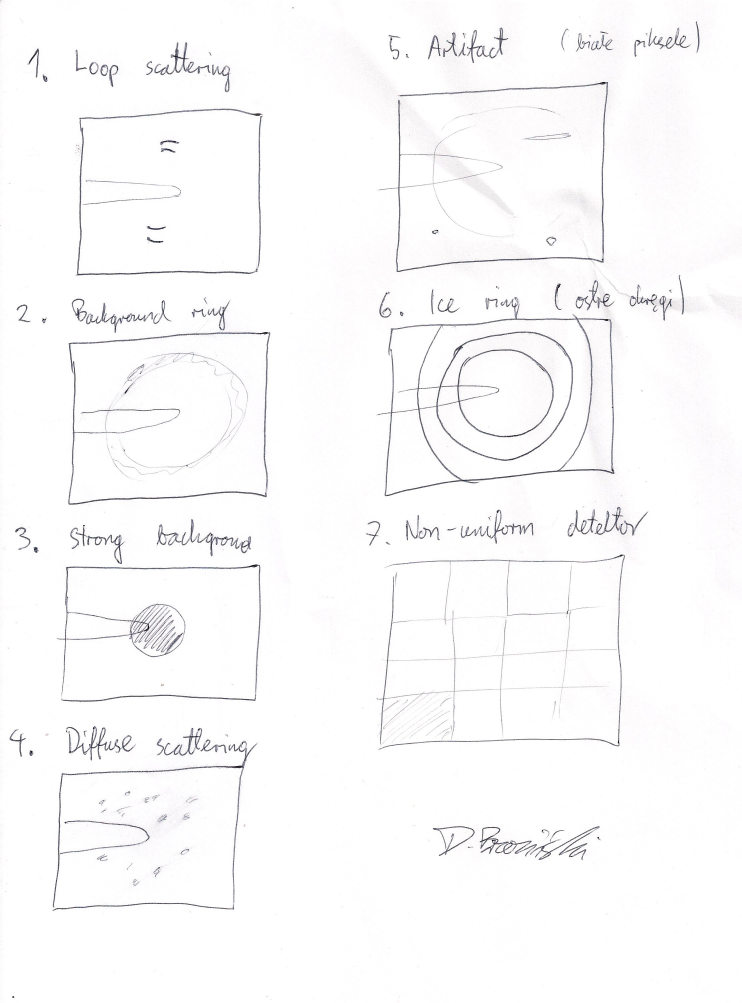
#> input picture legend.jpeg, 2225 x 3009 px (shown at 1/3 size)
$ python -i preprocess.py   (imports and definitions only)   (older library calls are emulated)
#> lines starting #> are read from the running program, lines starting #| are printed output that depends on the picture; after the words box and inside, x2 and y2 are one past the last pixel; in counts of white or black regions, pixels touching at a corner belong together; pictures that were not available may be replaced by others from this repository, and a replacement may not be noted
import cv2 as cv
import numpy as np


#asumes square image
def radial_mark_irrelevant(im=np.zeros((1, 1)),
                           min_line_length_coeff=0.4,
                           max_line_gap_coeff=0.03,
                           rho=1,
                           theta=np.pi/180,
                           threshold=100):
    min_line_length = min_line_length_coeff*im.shape[0]
    max_line_gap = max_line_gap_coeff*im.shape[0]
    img = np.zeros_like(im)
    thresh, gray = cv.threshold(im, 0, 255, cv.THRESH_OTSU)
    edges = cv.Canny(gray, threshold1=10, threshold2=100) # apertureSize=3, L2gradient=True
    lines = cv.HoughLines(edges, rho, theta, threshold, min_line_length, max_line_gap)
    if lines is not None:
        for line in lines:
            rho, theta = line[0]
            a = np.cos(theta)
            b = np.sin(theta)
            x0 = a * rho
            y0 = b * rho
            x1 = int(x0 + 1000 * (-b))
            y1 = int(y0 + 1000 * (a))
            x2 = int(x0 - 1000 * (-b))
            y2 = int(y0 - 1000 * (a))
            cv.line(img, (x1, y1), (x2, y2), (255, 0, 255), 2)
    return edges


def narrow_gaps(img):

    # image = cv2.imread(file, cv2.IMREAD_GRAYSCALE) !

    # Mask
    mask = cv.imread('../resources/narrow_gaps_mask.png', cv.IMREAD_GRAYSCALE)
    mask = np.uint8(np.absolute(mask))

    if img.shape != mask.shape:
        ratio = img.shape[0] / mask.shape[0]
        mask = cv.resize(mask, (int(mask.shape[0] * ratio), int(mask.shape[1] * ratio)))

    # Detecting squares
    laplacian = cv.Laplacian(img, cv.CV_64F)
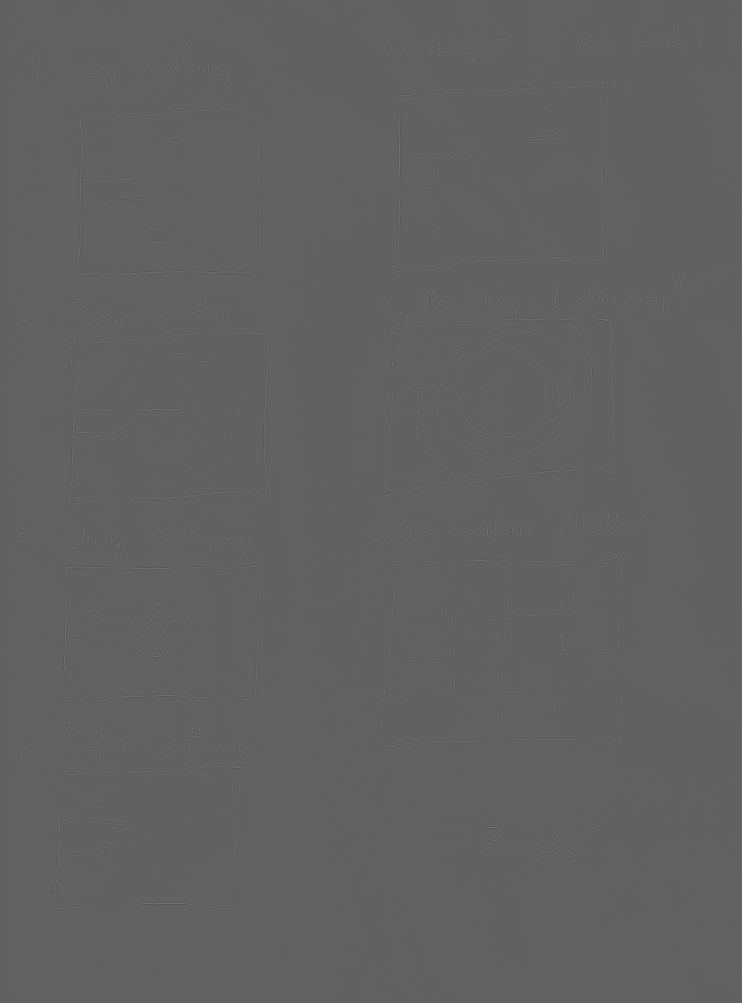
#> laplacian: shape (3009, 2225) float64 (shown at 1/3 size); min -504, max 806, mean 0; drawn with min black and max white
    sobel_xy = cv.Sobel(img, cv.CV_64F, 1, 1, ksize=1 + 2 * 0)
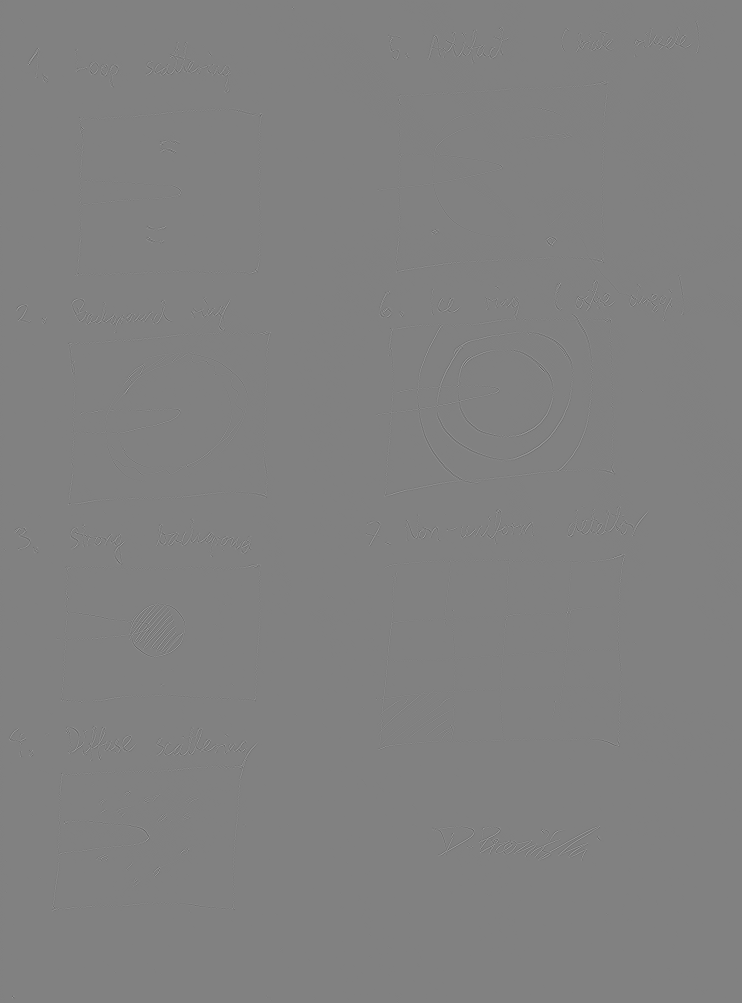
#> sobel_xy: shape (3009, 2225) float64 (shown at 1/3 size); min -471, max 458, mean 0; drawn with min black and max white

    edge_x = np.uint8(np.absolute(sobel_xy))
    edge_y = np.uint8(np.absolute(laplacian))
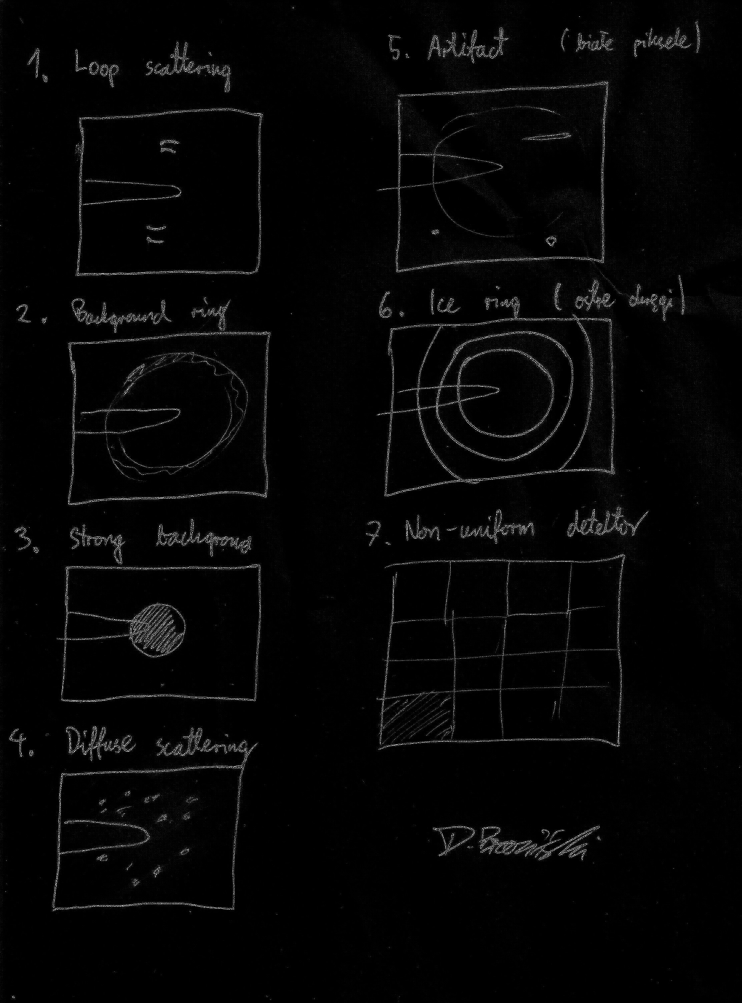
#> edge_y: shape (3009, 2225) (shown at 1/3 size); min 0, max 255, mean 5.4
    result = cv.bitwise_or(edge_x, edge_y)
    result = cv.bitwise_and(result, mask)

    # Normalizing and closing detected squares
    kernel = cv.getStructuringElement(cv.MORPH_ELLIPSE, (3, 3))
    result = cv.morphologyEx(result, cv.MORPH_CLOSE, kernel)

    threshold = 3   # MAGIC NUMBER!
    result[np.where(result > threshold)] = 255
    result[np.where(result <= threshold )] = 0
#> result: shape (3009, 2225); 22.5% white; 27358 white regions (25822 under 20 px), largest, box (x1, y1, x2, y2) and area: (936, 0, 2225, 2256) 836686, (199, 887, 825, 1525) 112900, (151, 2175, 777, 2743) 106941

    kernel = cv.getStructuringElement(cv.MORPH_ELLIPSE, (3, 3))
    grid = result = cv.morphologyEx(result, cv.MORPH_CLOSE, kernel, iterations=4)
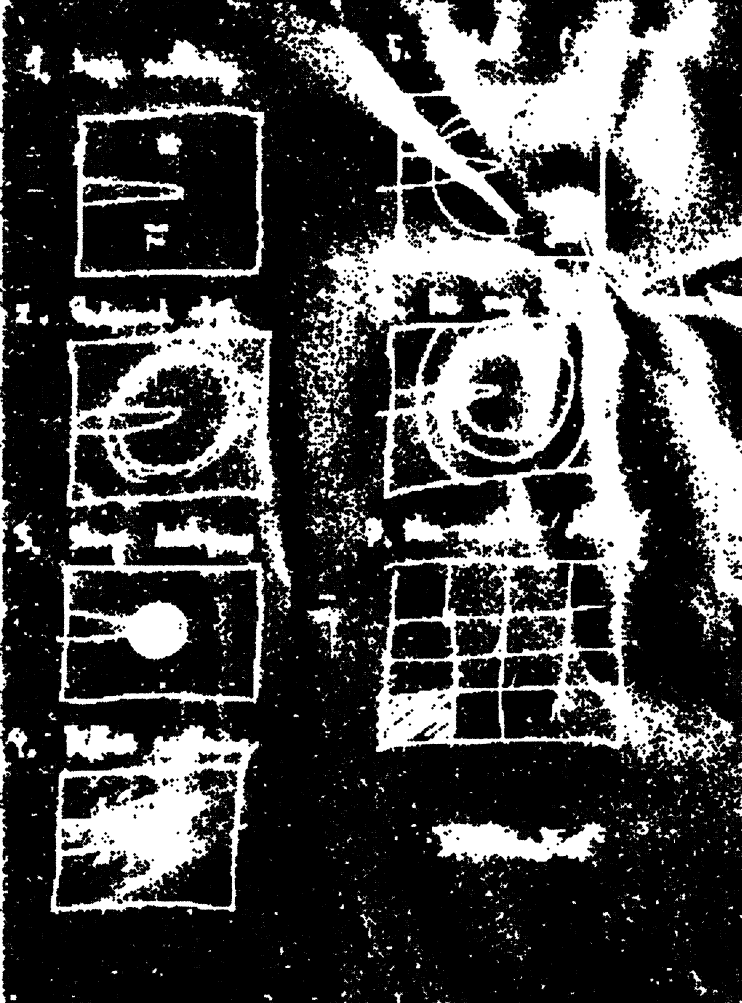
#> grid: shape (3009, 2225) (shown at 1/3 size); 29.7% white; 8369 white regions (7292 under 20 px)

    # Contours
    _, contours, hierarchy = cv.findContours(result, cv.RETR_EXTERNAL, cv.CHAIN_APPROX_NONE)
#> contours = 5957 contours, 5359 with area under 20; largest, box (x1, y1, x2, y2) and area: (844, 0, 2225, 2321) 1893772, (197, 887, 840, 1543) 332546, (215, 304, 797, 833) 277060, (151, 2175, 778, 2744) 260424, (167, 1559, 797, 2137) 254990

    # Draw contours
    result = cv.cvtColor(result, cv.COLOR_GRAY2BGR)
#> result: shape (3009, 2225, 3); 29.7% white; 8369 white regions (7292 under 20 px), largest, box (x1, y1, x2, y2) and area: (844, 0, 2225, 2321) 1240564, (197, 887, 840, 1543) 170311, (151, 2175, 778, 2744) 148167
    cv.drawContours(result, contours, -1, (0, 0, 255), thickness=1)

    # Draw squares
    for contour in contours:
        x, y, w, h = cv.boundingRect(contour)
        cv.rectangle(result, (x, y), (x + w, y + h), (0, 255, 0), thickness=1)
#> this loop made 5957 passes
#> (x, y, w, h) on passes 1 to 3: (2189, 3008, 1, 1), (1559, 3008, 1, 1), (1400, 3008, 1, 1)
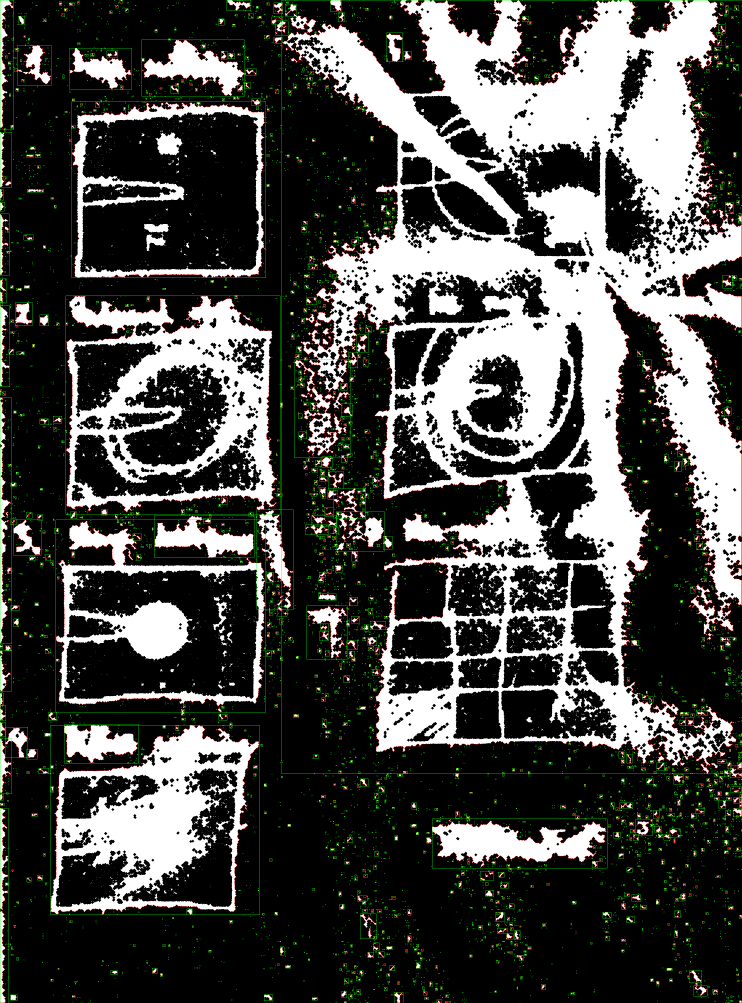
#> result: shape (3009, 2225, 3) (shown at 1/3 size); mean B, G, R 71.9, 75.8, 75.1

    # Removing grid (squares)
    for contour in contours:
        x, y, w, h = cv.boundingRect(contour)
        cv.rectangle(grid, (x, y), (x + w, y + h), (255), thickness=cv.FILLED)
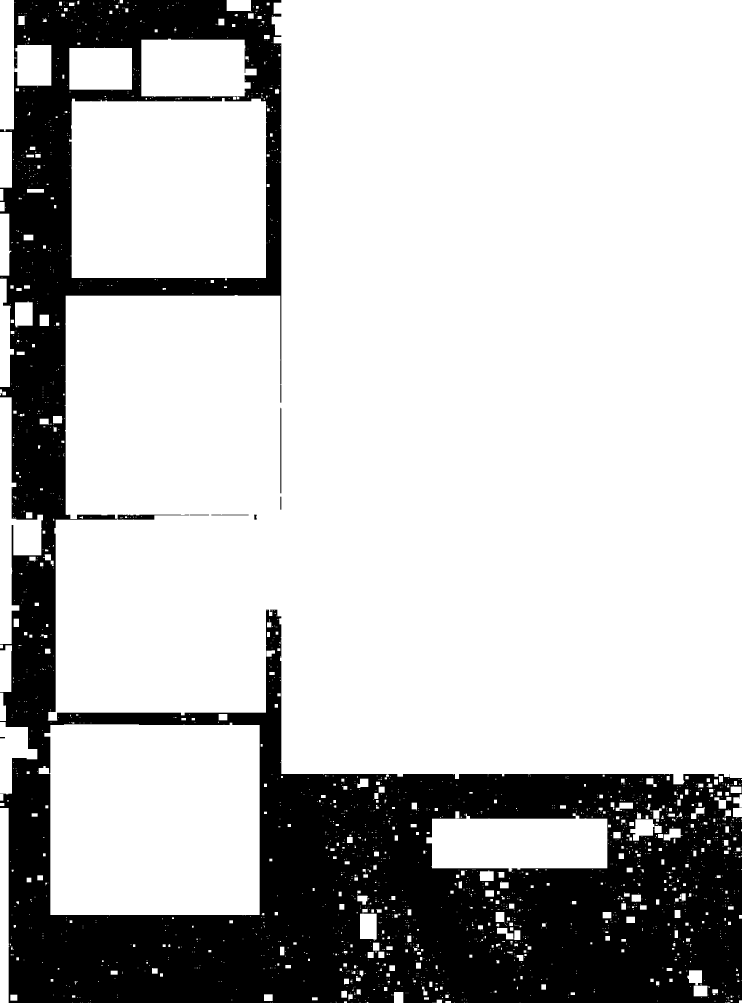
#> grid: shape (3009, 2225) (shown at 1/3 size); 75.5% white; 7 black regions, largest, box (x1, y1, x2, y2) and area: (0, 0, 2225, 3009) 1638671, (841, 1223, 844, 1480) 767, (634, 1544, 746, 1546) 222

    offsets = {
        'top': 0,
        'bottom': grid.shape[0] - 1,
        'left': 0,
        'right': grid.shape[1] - 1
    }

    while np.sum(grid[:, offsets['left']]) == 0:
        offsets['left'] += 1
#> this loop made 0 passes

    while np.sum(grid[:, offsets['right']]) == 0:
            offsets['right'] -= 1

    while np.sum(grid[offsets['bottom']]) == 0:
        offsets['bottom'] -= 1

    while np.sum(grid[offsets['top']]) == 0:
        offsets['top'] += 1

    temp = img.copy()
    grid = grid[offsets['top']: offsets['bottom'], offsets['left'] : offsets['right']]
#> grid: shape (3008, 2224); 75.5% white; 7 black regions, largest, box (x1, y1, x2, y2) and area: (0, 0, 2224, 3008) 1636049, (841, 1223, 844, 1480) 767, (634, 1544, 746, 1546) 222
    temp = temp[offsets['top']: offsets['bottom'], offsets['left'] : offsets['right']]

    rows = []
    cols = []

    for i in range(grid.shape[0]):
        if np.sum(grid[i, :]) == 0:
            rows.append(i)
#> after the loop, rows = []

    for i in range(grid.shape[1]):
        if np.sum(grid[:, i]) == 0:
            cols.append(i)
#> after the loop, cols = []

    # Temporary solution !
#> (the run stopped early here; a loop or call above may not have finished)
